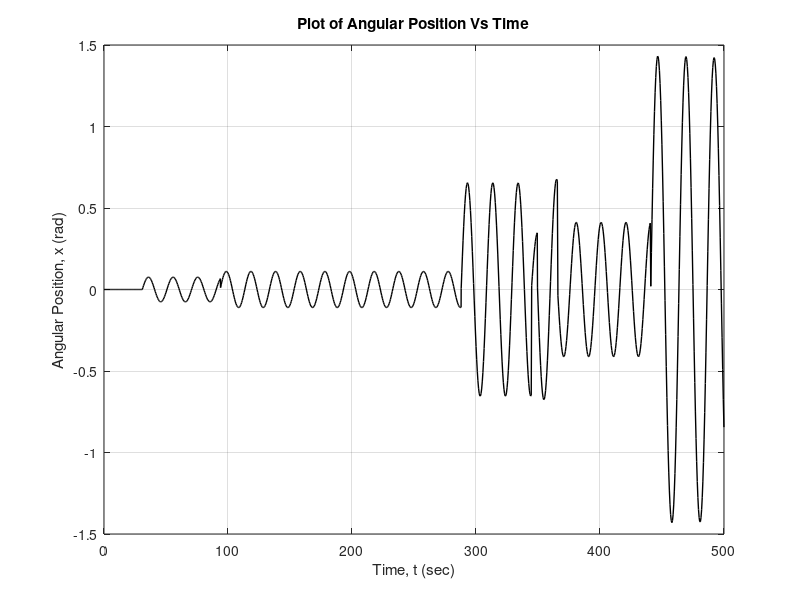
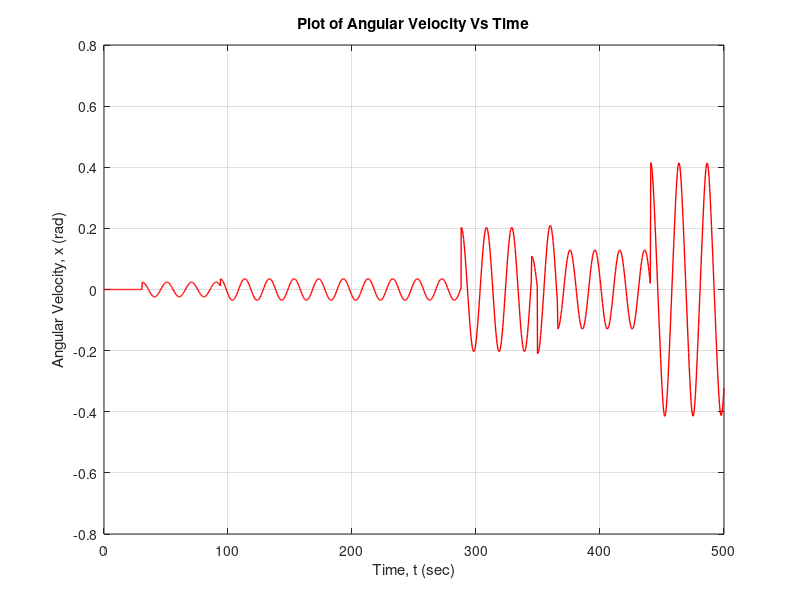
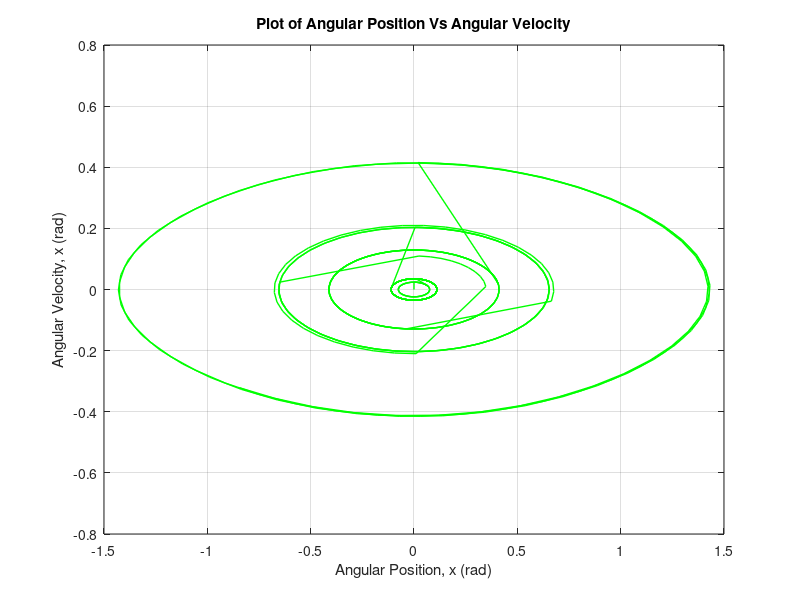

Reproduce these figures in MATLAB, in order.
function main
clear all;
close all
clc;
% Set the Upper Bound of the time interval
T = 500;
t = [];
t(1) = 0;
k = 1;
% Generate a random exponentialy varying time interval for the disturbance 
    while(t(k)< T)
        k = k + 1;
        % The parameter for exponential distribution is the mean
        t(k) = t(k-1) + random('exp',50);
    end
% Set the last 
t(k) = T;
Num_Events = k;
% Set inital conditions of the system
x_o = [0 0];
% Initialize empty arrays to store the solutions
xi = [];
ti =[];
% Calculate the solutions for each time interval 
    for k = 1:(Num_Events - 1)
        [ts,xs] = ode45(@deq,[t(k): 0.5 : t(k+1)],x_o);
        ti = cat(1,ti,ts);
        xi = cat(1,xi,xs);
        ts = [];
        xs = [];
        % Add the normally distributed random event('Kick') to the initial
        % condition
        f =random('normal',0,0.2); 
        x_o = xi(end) + [0,f];
end

% Plot the solutions against time.
plot(ti,xi(:,1),'k-','Linewidth',1)
xlabel('Time, t (sec)'),ylabel('Angular Position, x (rad)'),grid on;
title('Plot of Angular Position Vs Time');
figure;
plot(ti,xi(:,2),'r-','Linewidth',1);
xlabel('Time, t (sec)'),ylabel('Angular Velocity, x (rad)'),grid on;
title('Plot of Angular Velocity Vs Time');
figure;

%Plot the Angular Position against Angular Velocity.
plot(xi(:,1),xi(:,2),'g-','linewidth',1);
xlabel('Angular Position, x (rad)'),ylabel('Angular Velocity, x (rad)'),grid on;
title('Plot of Angular Position Vs Angular Velocity');

% Define a function for the system of Differential Equations
    function dxdt = deq(t,x)
        dxdt = [x(2); -0.1*sin(x(1))];
    end

end


 